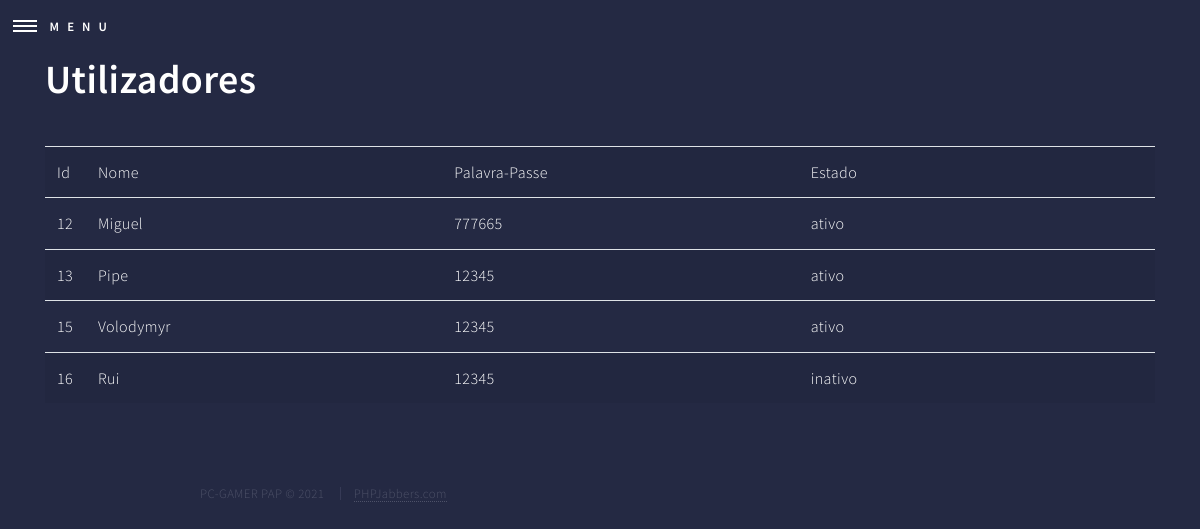
The page /admin/listaUtilizadores.php on the database its author committed.
### tables this page shows
CREATE TABLE `users`  (
  `userId` int(11) NOT NULL AUTO_INCREMENT,
  `userName` varchar(45) NOT NULL,
  `userPassword` varchar(255) NOT NULL,
  `userState` enum('registo','ativo','inativo') NOT NULL,
  PRIMARY KEY (`userId`) USING BTREE
);

### admin/listaUtilizadores.php (the view, shortened to what this page needs)
<?php
include_once("includes/body.inc.php");
$con=mysqli_connect("localhost","root","","pap2021pcgammer");
$con->set_charset("utf8");
$sql="Select * from users";
$result=mysqli_query($con,$sql);
?>
<div class="container">
    <h1>Utilizadores</h1>
    <table class='table table-striped' width="100%">
        <tr>
            <th>Id</th>
            <th>Nome</th>
            <th>Palavra-Passe</th>
            <th>Estado</th>
        </tr>
        <?php
        while($dados=mysqli_fetch_array($result)){
            ?>
            <tr>
                <td width="1%"><?php echo $dados['userId']?></td>
                <td width="30%"><?php echo $dados['userName']?></td>
                <td width="30%"><?php echo $dados['userPassword']?></td>
                <td width="30%"><?php echo $dados['userState']?></td>
            </tr>
            <?php
        }
        ?>
    </table>
</div>

### admin/assets/css/main.css (style rules this page uses)
html, body, div, span, applet, object, iframe, h1, h2, h3, h4, h5, h6, p, blockquote, pre, a, abbr, acronym, address, big, cite, code, del, dfn, em, img, ins, kbd, q, s, samp, small, strike, strong, sub, sup, tt, var, b, u, i, center, dl, dt, dd, ol, ul, li, fieldset, form, label, legend, table, caption, tbody, tfoot, thead, tr, th, td, article, aside, canvas, details, embed, figure, figcaption, footer, header, hgroup, menu, nav, output, ruby, section, summary, time, mark, audio, video { margin: 0; padding: 0; border: 0; font-size: 100%; font: inherit; vertical-align: baseline; }
body { line-height: 1; }
table { border-collapse: collapse; border-spacing: 0; }
body { -webkit-text-size-adjust: none; }
body { -ms-overflow-style: scrollbar; }
html { box-sizing: border-box; }
*, *:before, *:after { box-sizing: inherit; }
body { background: #242943; }
body, input, select, textarea { color: #ffffff; font-family: "Source Sans Pro", Helvetica, sans-serif; font-size: 17pt; font-weight: 300; letter-spacing: 0.025em; line-height: 1.65; }
@media screen and (max-width: 1680px) { body, input, select, textarea { font-size: 14pt; } }
@media screen and (max-width: 1280px) { body, input, select, textarea { font-size: 12pt; } }
h1, h2, h3, h4, h5, h6 { color: #ffffff; font-weight: 600; line-height: 1.35; margin: 0 0 1em 0; }
h1 { font-size: 2.5em; }
#wrapper { -moz-transition: -moz-filter 0.35s ease, -webkit-filter 0.35s ease, opacity 0.375s ease-out; -webkit-transition: -webkit-filter 0.35s ease, -webkit-filter 0.35s ease, opacity 0.375s ease-out; -ms-transition: -ms-filter 0.35s ease, -webkit-filter 0.35s ease, opacity 0.375s ease-out; transition: filter 0.35s ease, -webkit-filter 0.35s ease, opacity 0.375s ease-out; padding-top: 3.25em; }

### rows shown on the page
users: userId "12", userName "Miguel", userPassword "777665", userState "ativo"
users: userId "13", userName "Pipe", userPassword "12345", userState "ativo"
users: userId "15", userName "Volodymyr", userPassword "12345", userState "ativo"
users: userId "16", userName "Rui", userPassword "12345", userState "inativo"
